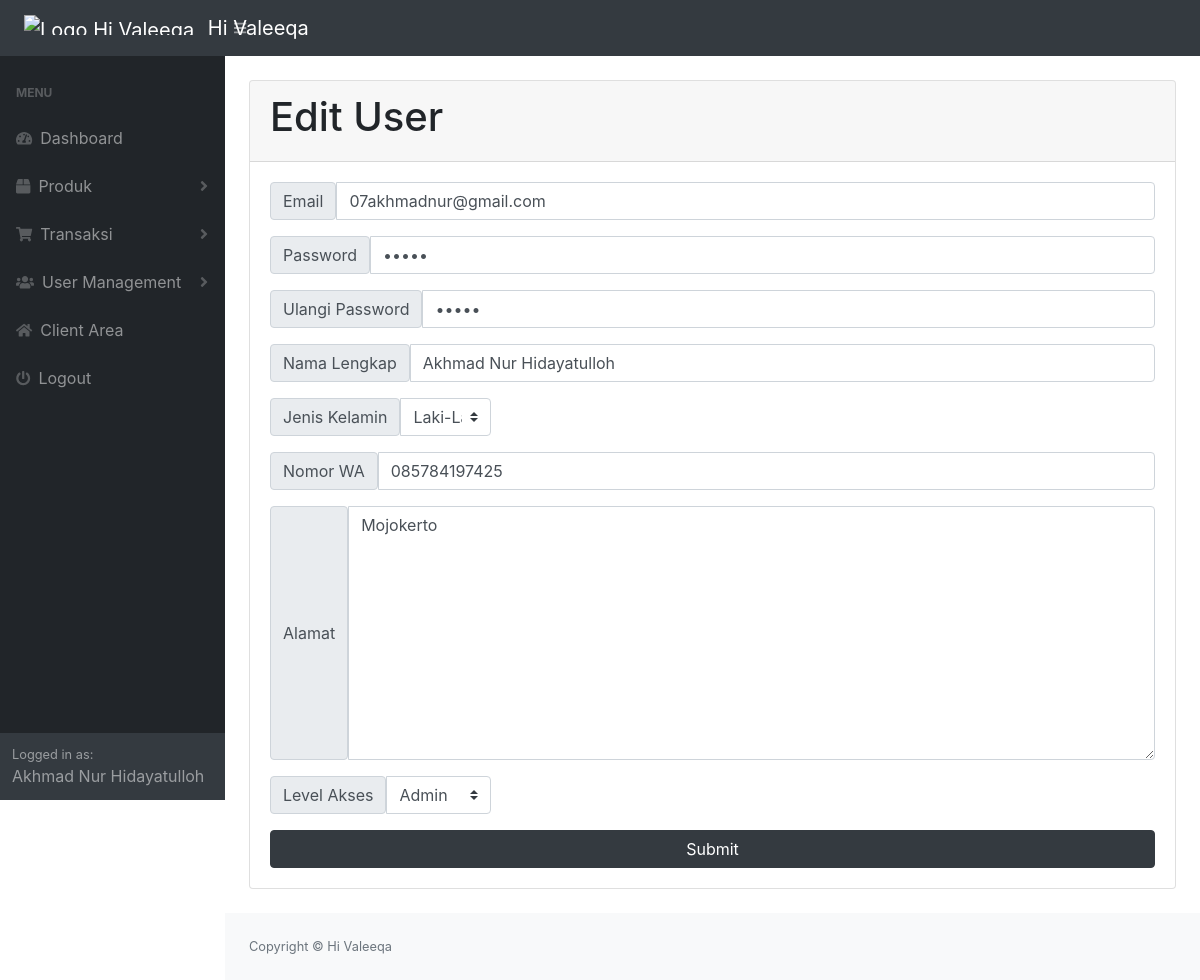
Screenshot of /admin/dist/edit-user.php?status=edit&id_user=1&level=1 (signed in) with the database file from the repository.
### tables this page shows
CREATE TABLE `user` (
  `id_user` int(11) NOT NULL,
  `email` varchar(50) NOT NULL,
  `pass` varchar(50) NOT NULL,
  `nama` varchar(50) NOT NULL,
  `jenis_kelamin` varchar(1) NOT NULL,
  `alamat` text NOT NULL,
  `nomor_wa` varchar(15) NOT NULL,
  `level` int(1) NOT NULL,
  `lupa_password` varchar(5) NOT NULL
);

### admin/dist/edit-user.php (the view, shortened to what this page needs)
    <?php
      include "sidebar.php";
      require_once "connection.php";
      if($_GET["status"] == "edit"){
        $title = "Edit User";
        $id_user = $_GET["id_user"];
        $sql = "select * from user where id_user=$id_user";
        $query = mysqli_query($conn, $sql);
        $data = mysqli_fetch_array($query);
        $email = $data["email"];
        $pass = $data["pass"];
        $nama = $data["nama"];
        $gender = $data["jenis_kelamin"];
        $wa = $data["nomor_wa"];
        $alamat = $data["alamat"];
        $level = $data["level"];
      }
      $status = $_GET["status"];
    ?>
    <div class="container-fluid">
      <div class="card my-4">
        <div class="card-header">
          <h1><?php echo $title; ?></h1>
        </div>
        <div class="card-body">
          <form action="edit-user-process.php?status=<?php echo $status; if($id_user != '') echo '&id_user='.$id_user; ?>" method="POST">
            <div class="input-group mb-3">
              <span class="input-group-text">Email</span>
              <input type="email" name="email" class="form-control" placeholder="Masukkan email" maxlength="50" value="<?php echo $email; ?>" required>
            </div>
            <div class="input-group mb-3">
              <span class="input-group-text">Password</span>
              <input type="password" name="pass" class="form-control" placeholder="Masukkan password" maxlength="30" value="<?php echo $pass; ?>" required>
            </div>
            <div class="input-group mb-3">
              <span class="input-group-text">Ulangi Password</span>
              <input type="password" name="pass2" class="form-control" placeholder="Masukkan password" maxlength="30" value="<?php echo $pass; ?>" required>
            </div>
            <div class="input-group mb-3">
              <span class="input-group-text">Nama Lengkap</span>
              <input type="text" name="nama" class="form-control" placeholder="Masukkan nama lengkap" maxlength="50" value="<?php echo $nama; ?>" required>
            </div>
            <div class="input-group mb-3 w-25">
              <span class="input-group-text">Jenis Kelamin</span>
              <select name="gender" id="" class="custom-select">
                  <option value="L" <?php if($gender == "L") echo "selected"; ?>>Laki-Laki</option>
              </select>
            </div>
            <div class="input-group mb-3">
              <span class="input-group-text">Nomor WA</span>
              <input type="number" name="wa" class="form-control" placeholder="Masukkan nomor WhatsApp" maxlength="11" value="<?php echo $wa; ?>" required>
            </div>
            <div class="input-group mb-3">
              <span class="input-group-text">Alamat</span>
              <textarea name="alamat" id="alamat" cols="30" rows="10" placeholder="Alamat" class="form-control" required><?php echo $alamat; ?></textarea>
            </div>
            <div class="input-group mb-3 w-25">
              <span class="input-group-text">Level Akses</span>
              <select name="level" id="" class="custom-select">
                <option value="1" <?php if($level == "1") echo "selected"; ?>>Admin</option>
              </select>
            </div>
            <button class="btn btn-dark" type="submit" style="width: 100%;">Submit</button>
          </form>
        </div>
      </div>
    </div>
<?php include 'footer.php' ?>

### rows the page displays
user: email "07akhmadnur@gmail.com", nama "Akhmad Nur Hidayatulloh", gender "Laki-Laki", wa "085784197425", alamat "Mojokerto", level "Admin"

### other values shown
$_SESSION["nama"] "Akhmad Nur Hidayatulloh"
$title "Edit User"
